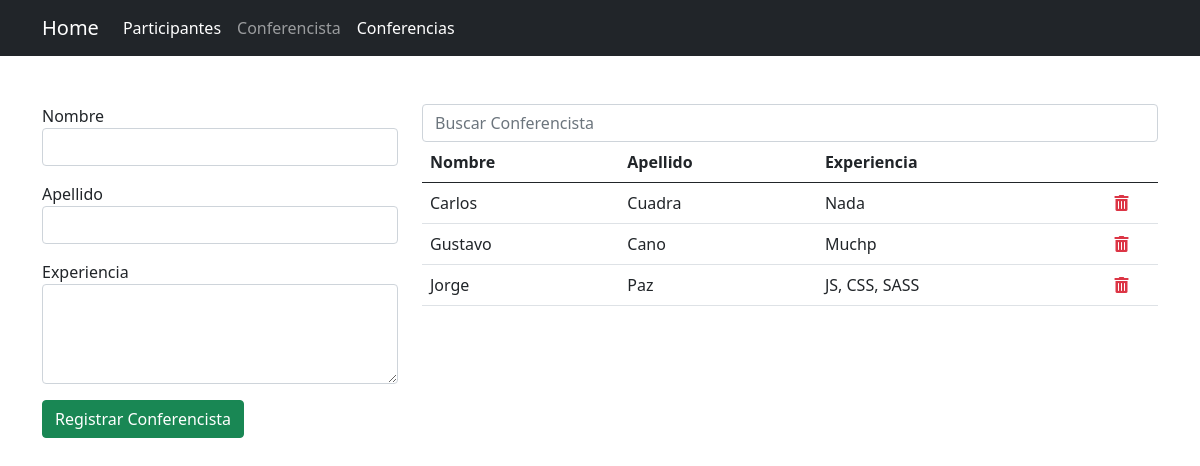
Page /conferencista/ on the committed database.
### app_registro/models.py (models this page shows, shortened)
class Conferencista(models.Model):
    nombre = models.CharField( max_length=50)
    apellido = models.CharField( max_length=50)
    experiencia = models.TextField()

### app_registro/views.py (the view, shortened to what this page needs)
# urls.py: path('conferencista/', views.conferencista, name="conferencista"),
def conferencista(request):
    activo = 'participantes'
    q = request.GET.get('q')
    if q:
        bd = Conferencista.objects.filter(nombre__startswith=q).order_by('nombre')
    else:
        bd = Conferencista.objects.all().order_by('nombre')
    ctx = {
        'activo': activo,
        'conferencista' : bd,
        'q': q,
    }
    return render(request, 'registro/conferencista.html', ctx)

### app_registro/templates/registro/conferencista.html (shortened to what this page needs)
{%extends "base.html" %}
{% block container %}
    <div class="row">
        <div class="col-4">
            <form action="" method="post">
            <div class="mb-3">
                <label for="nombre">Nombre</label>
                <input type="text" name="nombre" id="nombre" class="form-control">
            </div>
            <div  class="mb-3">
                <label for="apellido">Apellido</label>
                <input type="text" name="apellido" id="apellido" class="form-control">
            </div>
            <div class="mb-3">
                <label for="floatingTextarea2">Experiencia</label>
                <textarea class="form-control" name="experiencia" id="experiencia" style="height: 100px"></textarea>
            </div>
            <div class="mb-3">
                <input type="submit" class="btn btn-success" value="Registrar Conferencista">
            </div>
       </form>
    </div>
    <div class="col-8">
        <form action="" method="get">
            <input type="search" name="q" value="{{ q|default_if_none:'' }}" class="form-control" placeholder="Buscar Conferencista">
        </form>
        <table class="table table-hover">
            <thead>
                <tr>
                    <th>Nombre</th>
                    <th>Apellido</th>
                    <th>Experiencia</th>
                    <th></th>
                </tr>
            </thead>
            <tbody>
                {% for c in conferencista%}
                    <tr>
                        <td>{{c.nombre}}</td>
                        <td>{{c.apellido}}</td>
                        <td>{{c.experiencia}}</td>
                        <td class="text-center">
                            <a href="{% url 'eliminar_conferencista' c.id %}" onclick="if (!confirm('Confirme la eliminacion')) return false;" class="text-danger"><span class="fas fa-trash-alt"></a>
                        </td>
                    </tr>
                {% empty %}
                    <tr>
                        <td colspan="5" class="text-danger text-center">No se encontraron resultados</td>
                    </tr>
                {%endfor%}
            </tbody>
        </table>
    </div>
</div>
{% endblock %}

### rows in the picture
Conferencista: nombre "Carlos", apellido "Cuadra", experiencia "Nada"
Conferencista: nombre "Gustavo", apellido "Cano", experiencia "Muchp"
Conferencista: nombre "Jorge", apellido "Paz", experiencia "JS, CSS, SASS"
